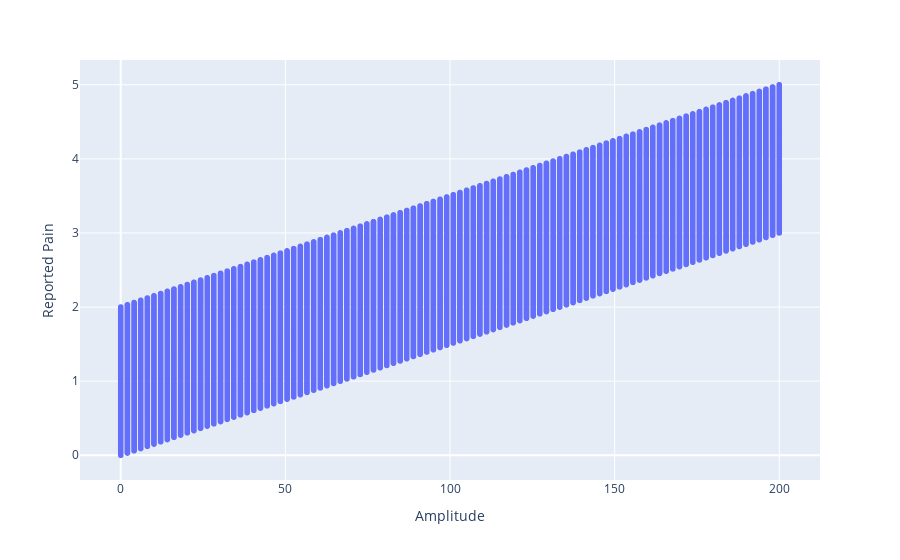
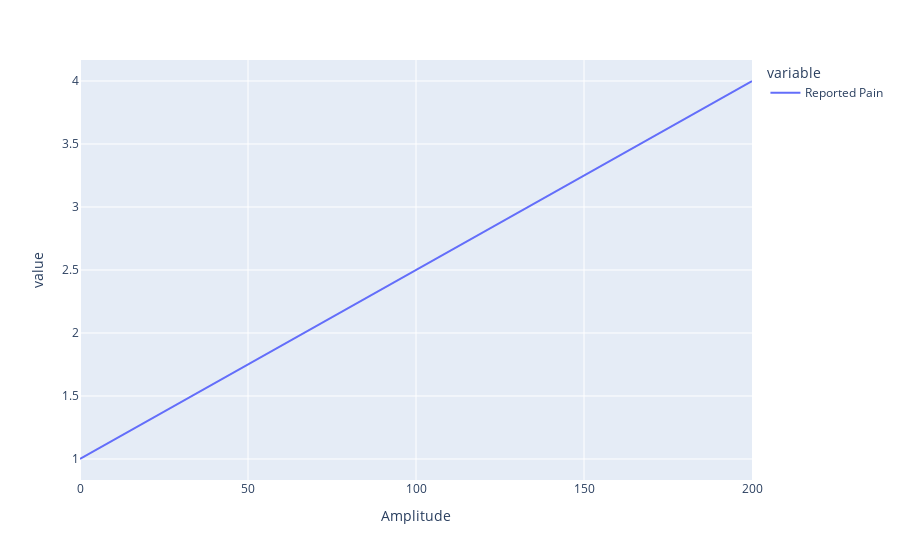
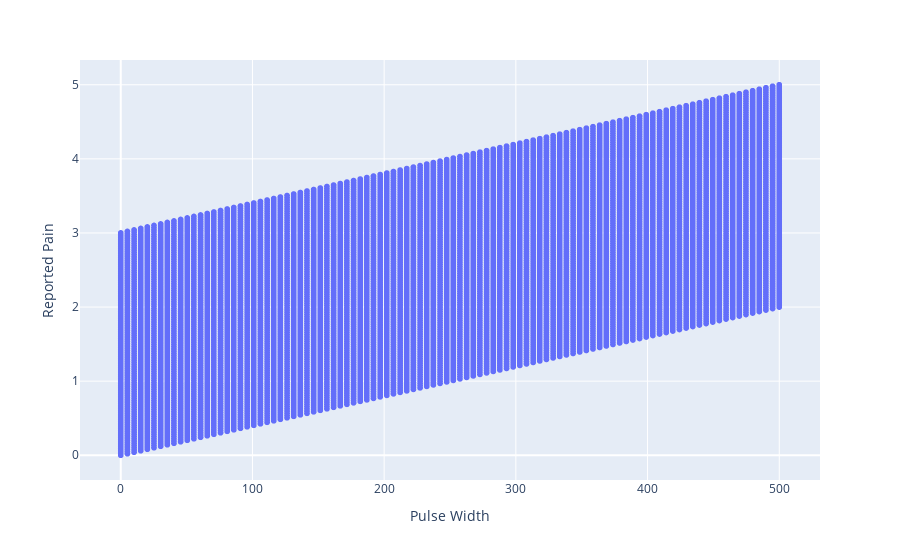
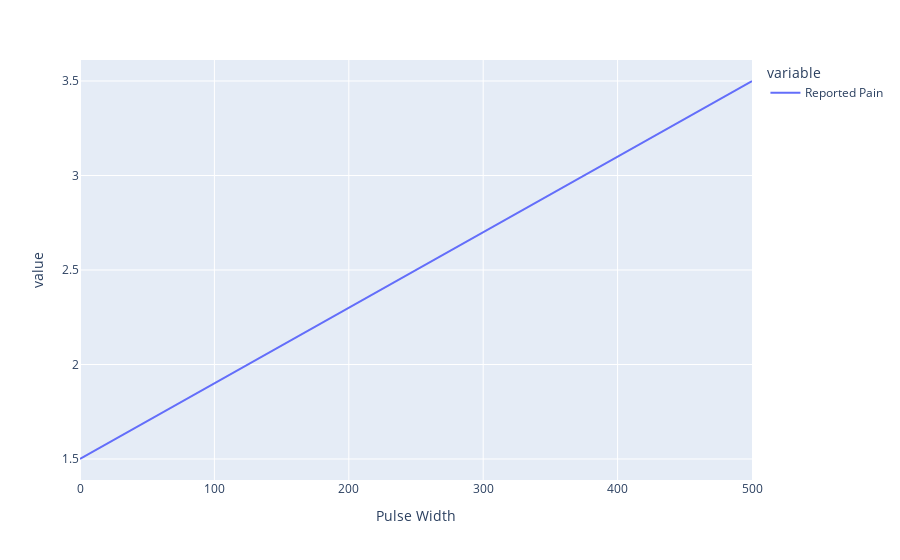

The notebook cell these images were saved under, in order:
### Code cell
for i, param in enumerate(param_names):
    # show absolute scatter
    plt = px.scatter(df, param, y="Reported Pain")
    plt.show()

    # show mean line
    test = df[[param, target_name]]
    mv = test.groupby(param)[target_name].mean().to_frame()
    plt = px.line(mv)
    plt.show()

### Figure 1 — Plotly figure (JSON) as saved in the notebook; plotly's stock layout.template omitted (floating-point values rounded to 4 significant figures; data arrays with more than 128 entries replaced by an {"elided": "..."} marker saying what was removed)
{"data": [{"hovertemplate": "Amplitude=%{x}<br>Reported Pain=%{y}<extra></extra>", "legendgroup": "", "marker": {"color": "#636efa", "symbol": "circle"}, "mode": "markers", "name": "", "showlegend": false, "type": "scattergl", "x": {"elided": "10000 float values"}, "xaxis": "x", "y": {"elided": "10000 float values"}, "yaxis": "y"}], "layout": {"legend": {"tracegroupgap": 0}, "margin": {"t": 60}, "xaxis": {"anchor": "y", "domain": [0, 1], "title": {"text": "Amplitude"}}, "yaxis": {"anchor": "x", "domain": [0, 1], "title": {"text": "Reported Pain"}}}}

### Figure 2 — Plotly figure (JSON) as saved in the notebook; plotly's stock layout.template omitted (floating-point values rounded to 4 significant figures)
{"data": [{"hovertemplate": "variable=Reported Pain<br>Amplitude=%{x}<br>value=%{y}<extra></extra>", "legendgroup": "Reported Pain", "line": {"color": "#636efa", "dash": "solid"}, "marker": {"symbol": "circle"}, "mode": "lines", "name": "Reported Pain", "orientation": "v", "showlegend": true, "type": "scatter", "x": [0, 2.02, 4.04, 6.061, 8.081, 10.1, 12.12, 14.14, 16.16, 18.18, 20.2, 22.22, 24.24, 26.26, 28.28, 30.3, 32.32, 34.34, 36.36, 38.38, 40.4, 42.42, 44.44, 46.46, 48.48, 50.51, 52.53, 54.55, 56.57, 58.59, 60.61, 62.63, 64.65, 66.67, 68.69, 70.71, 72.73, 74.75, 76.77, 78.79, 80.81, 82.83, 84.85, 86.87, 88.89, 90.91, 92.93, 94.95, 96.97, 98.99, 101.0, 103.0, 105.1, 107.1, 109.1, 111.1, 113.1, 115.2, 117.2, 119.2, 121.2, 123.2, 125.3, 127.3, 129.3, 131.3, 133.3, 135.4, 137.4, 139.4, 141.4, 143.4, 145.5, 147.5, 149.5, 151.5, 153.5, 155.6, 157.6, 159.6, 161.6, 163.6, 165.7, 167.7, 169.7, 171.7, 173.7, 175.8, 177.8, 179.8, 181.8, 183.8, 185.9, 187.9, 189.9, 191.9, 193.9, 196.0, 198.0, 200], "xaxis": "x", "y": [1, 1.03, 1.061, 1.091, 1.121, 1.152, 1.182, 1.212, 1.242, 1.273, 1.303, 1.333, 1.364, 1.394, 1.424, 1.455, 1.485, 1.515, 1.545, 1.576, 1.606, 1.636, 1.667, 1.697, 1.727, 1.758, 1.788, 1.818, 1.848, 1.879, 1.909, 1.939, 1.97, 2, 2.03, 2.061, 2.091, 2.121, 2.152, 2.182, 2.212, 2.242, 2.273, 2.303, 2.333, 2.364, 2.394, 2.424, 2.455, 2.485, 2.515, 2.545, 2.576, 2.606, 2.636, 2.667, 2.697, 2.727, 2.758, 2.788, 2.818, 2.848, 2.879, 2.909, 2.939, 2.97, 3, 3.03, 3.061, 3.091, 3.121, 3.152, 3.182, 3.212, 3.242, 3.273, 3.303, 3.333, 3.364, 3.394, 3.424, 3.455, 3.485, 3.515, 3.545, 3.576, 3.606, 3.636, 3.667, 3.697, 3.727, 3.758, 3.788, 3.818, 3.848, 3.879, 3.909, 3.939, 3.97, 4], "yaxis": "y"}], "layout": {"legend": {"title": {"text": "variable"}, "tracegroupgap": 0}, "margin": {"t": 60}, "xaxis": {"anchor": "y", "domain": [0, 1], "title": {"text": "Amplitude"}}, "yaxis": {"anchor": "x", "domain": [0, 1], "title": {"text": "value"}}}}

### Figure 3 — Plotly figure (JSON) as saved in the notebook; plotly's stock layout.template omitted (floating-point values rounded to 4 significant figures; data arrays with more than 128 entries replaced by an {"elided": "..."} marker saying what was removed)
{"data": [{"hovertemplate": "Pulse Width=%{x}<br>Reported Pain=%{y}<extra></extra>", "legendgroup": "", "marker": {"color": "#636efa", "symbol": "circle"}, "mode": "markers", "name": "", "showlegend": false, "type": "scattergl", "x": {"elided": "10000 float values"}, "xaxis": "x", "y": {"elided": "10000 float values"}, "yaxis": "y"}], "layout": {"legend": {"tracegroupgap": 0}, "margin": {"t": 60}, "xaxis": {"anchor": "y", "domain": [0, 1], "title": {"text": "Pulse Width"}}, "yaxis": {"anchor": "x", "domain": [0, 1], "title": {"text": "Reported Pain"}}}}

### Figure 4 — Plotly figure (JSON) as saved in the notebook; plotly's stock layout.template omitted (floating-point values rounded to 4 significant figures)
{"data": [{"hovertemplate": "variable=Reported Pain<br>Pulse Width=%{x}<br>value=%{y}<extra></extra>", "legendgroup": "Reported Pain", "line": {"color": "#636efa", "dash": "solid"}, "marker": {"symbol": "circle"}, "mode": "lines", "name": "Reported Pain", "orientation": "v", "showlegend": true, "type": "scatter", "x": [0, 5.051, 10.1, 15.15, 20.2, 25.25, 30.3, 35.35, 40.4, 45.45, 50.51, 55.56, 60.61, 65.66, 70.71, 75.76, 80.81, 85.86, 90.91, 95.96, 101.0, 106.1, 111.1, 116.2, 121.2, 126.3, 131.3, 136.4, 141.4, 146.5, 151.5, 156.6, 161.6, 166.7, 171.7, 176.8, 181.8, 186.9, 191.9, 197.0, 202.0, 207.1, 212.1, 217.2, 222.2, 227.3, 232.3, 237.4, 242.4, 247.5, 252.5, 257.6, 262.6, 267.7, 272.7, 277.8, 282.8, 287.9, 292.9, 298.0, 303.0, 308.1, 313.1, 318.2, 323.2, 328.3, 333.3, 338.4, 343.4, 348.5, 353.5, 358.6, 363.6, 368.7, 373.7, 378.8, 383.8, 388.9, 393.9, 399.0, 404.0, 409.1, 414.1, 419.2, 424.2, 429.3, 434.3, 439.4, 444.4, 449.5, 454.5, 459.6, 464.6, 469.7, 474.7, 479.8, 484.8, 489.9, 494.9, 500], "xaxis": "x", "y": [1.5, 1.52, 1.54, 1.561, 1.581, 1.601, 1.621, 1.641, 1.662, 1.682, 1.702, 1.722, 1.742, 1.763, 1.783, 1.803, 1.823, 1.843, 1.864, 1.884, 1.904, 1.924, 1.944, 1.965, 1.985, 2.005, 2.025, 2.045, 2.066, 2.086, 2.106, 2.126, 2.146, 2.167, 2.187, 2.207, 2.227, 2.247, 2.268, 2.288, 2.308, 2.328, 2.348, 2.369, 2.389, 2.409, 2.429, 2.449, 2.47, 2.49, 2.51, 2.53, 2.551, 2.571, 2.591, 2.611, 2.631, 2.652, 2.672, 2.692, 2.712, 2.732, 2.753, 2.773, 2.793, 2.813, 2.833, 2.854, 2.874, 2.894, 2.914, 2.934, 2.955, 2.975, 2.995, 3.015, 3.035, 3.056, 3.076, 3.096, 3.116, 3.136, 3.157, 3.177, 3.197, 3.217, 3.237, 3.258, 3.278, 3.298, 3.318, 3.338, 3.359, 3.379, 3.399, 3.419, 3.439, 3.46, 3.48, 3.5], "yaxis": "y"}], "layout": {"legend": {"title": {"text": "variable"}, "tracegroupgap": 0}, "margin": {"t": 60}, "xaxis": {"anchor": "y", "domain": [0, 1], "title": {"text": "Pulse Width"}}, "yaxis": {"anchor": "x", "domain": [0, 1], "title": {"text": "value"}}}}
